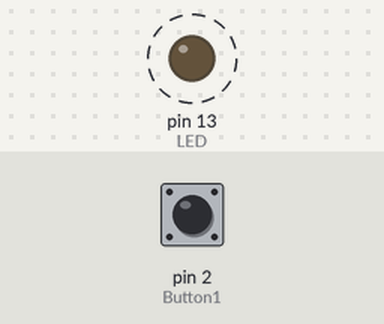
Bench run of a sketch on a simulated Arduino Uno, built with avr-gcc and run on an emulated ATmega328P. On the bench: output pins drawn as LEDs (lit = HIGH). Dashed ring = blinking. The test bench sets the inputs (shaded band); at power-on: pin 2 (Button1) HIGH. What the sketch prints to the serial monitor is not drawn.

Above: at 9.9 s.
Timing chart, 0 to 14.1 s (numbered marks = the images above):
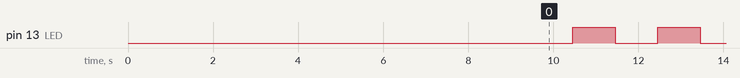

The sketch:

menu_5_serial.ino
```cpp
/*
	Use an Uno, communicating with the computer serial monitor

	Connect a button between D2 and ground

*/

#define Button1 2 // Uno pin D2
#define LED 13 // use built-in LED on pin 13

int flashrate = 1; // initial flash rate, 1 Hz
int flashdelay = 0; // convert flash rate into a ms delay value
byte updown = 0; // 0 = down, 1 = up

void setup(){
	Serial.begin(9600);
	pinMode(LED, OUTPUT); // turn LED pin to output
	pinMode(Button1, INPUT_PULLUP); // make button input, use internal pullup resistor

	delay(2000);
	Serial.print("Current flash rate: ");
	Serial.print(flashrate);
	Serial.println("Hz");
	Serial.println("Adjust flash rate up or down?");
	if (updown) {
		Serial.println("Up");
	} else {
		Serial.println("Down");
	}


	flashdelay = flashRateFunc(); // call the flashRateFunc to choose a flash rate
}

void loop(){
	delay(flashdelay);
	digitalWrite(LED, !( digitalRead(LED) ) ); // toggle LED
}

//************************************************************
// flashRateFunc allows the user to press Button1 and choose a
// new flash rate. The returned value is the delay in milliseconds
// needed to create the desired flash rate (in Hz).
int flashRateFunc(void) {
	// the global variable flashrate was defined earlier. Here we will
	// change its value and return that to the main loop
	byte buttonValue1;
	byte buttonValue2;
	byte buttonState;


	long startTime = millis(); // Get start time for this loop
	buttonState = digitalRead(Button1); // get current state of button (probably HIGH)

	// Go into a loop that lasts at least 3 seconds to give the user time to punch button
	while (millis() <= startTime + 3000) // while millis is less than 3 sec from startTime
	{
		buttonValue1 = digitalRead(Button1);
		delay(10); // perform a crude debounce by checking button twice over 10ms
		buttonValue2 = digitalRead(Button1);
		if (buttonValue1 == buttonValue2) // make sure button is stable
		{
			if (buttonValue1 != buttonState) // make sure button has changed
			{
				if (buttonValue1 == LOW) // if button is pressed
				{
					if (updown) {
						updown = 0;
						Serial.println("Down");
					} else {
						updown = 1;
						Serial.println("Up");
					}
					startTime = millis();
				}
			}
			buttonState = buttonValue1; // updated buttonState so that only changes
		}
	}
	Serial.println(); // empty line
	Serial.print("Begin adjusting ");
	if (updown) {
		Serial.println("up");
	} else {
		Serial.println("down");
	}
	Serial.print(flashrate);
	Serial.println("Hz");

	//--------------------------------------------------------------------
	// Now that up/down has been chosen, start adjusting the rate

	startTime = millis(); // Reset start time for this loop

	buttonState = digitalRead(Button1); // get current state of button (probably HIGH)

	// Go into a loop that lasts at least 3 seconds to give the user time to punch button
	while (millis() <= startTime + 3000) // while millis is less than 3 sec from startTime
	{
		buttonValue1 = digitalRead(Button1);
		delay(10); // perform a crude debounce by checking button twice over 10ms
		buttonValue2 = digitalRead(Button1);
		if (buttonValue1 == buttonValue2) // make sure button is stable
		{
			if (buttonValue1 != buttonState) // make sure button has changed
			{
				if (buttonValue1 == LOW) // if button is pressed
				{
					// -----------------------------------------------
					// There are two branches here, depending on the value
					// of updown. If the user wants to go upward we use the
					// first branch (first if statement), if the user wanted
					// to go downward, we use the else statement below
					if (updown) {
						// If updown is true, adjust upward
						if (flashrate < 64)
						{
							flashrate = flashrate * 2; // double flashrate
						}
						else if (flashrate >= 64)
						{
							// Reset the flashrate back to 1
							flashrate = 1;
							// Flash rates above 64 become hard to see, so there's
							// no point in flashing faster
						}
					}
					else { // updown was 0, adjust downward
						// If updown is true, adjust upward
						if (flashrate <= 1)
						{
							flashrate = 64; // reset to 64
						}
						else if (flashrate >= 2)
						{
							// Halve the flash rate
							flashrate = flashrate / 2;
						}
					}


					Serial.print(flashrate);
					Serial.println("Hz");

					// Now update startTime to give user time to press button again
					startTime = millis();
				}
			}
			buttonState = buttonValue1; // updated buttonState so that only changes
			// in button status are registered (forcing button to be released between
			// registered presses).
		}

	} // end of while loop

	Serial.print("Storing");
	delay(400);
	for (int i = 0; i <= 2; i++) {
		Serial.print(".");
		delay(350);
	}
	Serial.println();
	Serial.println("Starting flash");
	// Calculate the necessary delay for the user's flash rate
	// flashrate = 1 = 1000ms delay
	// flashrate = 100 = 10 ms delay
	flashdelay = 1000 / flashrate;
	return flashdelay;

} // end of flashRateFunc
```

Measured:
- by itself, pin 13 (LED): alternates HIGH for 1.0 s and LOW for 1.0 s
